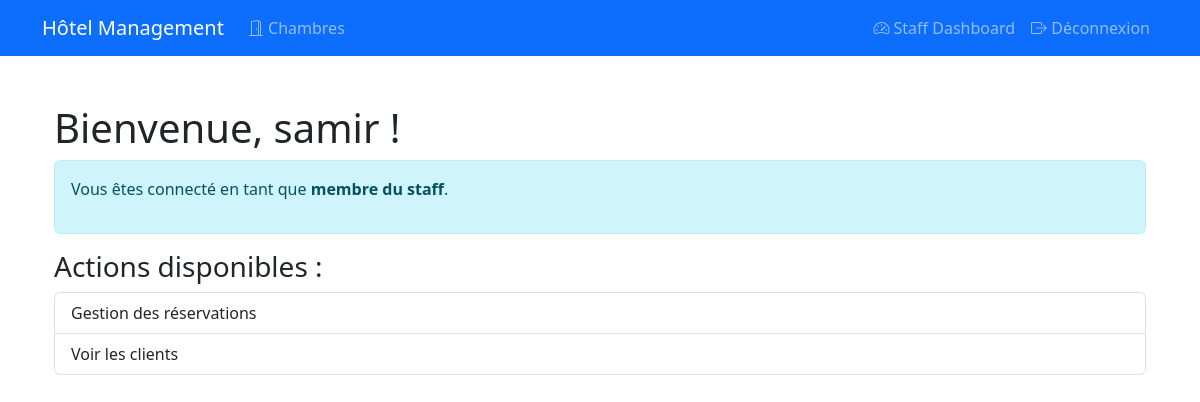
/dashboard/staff/ (signed in), run on an earlier commit of the app's database.
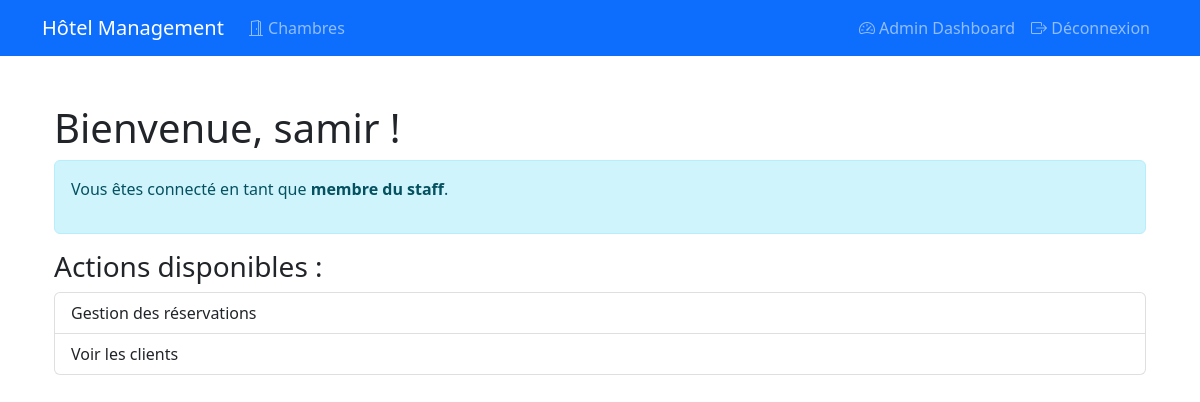
And on a later commit of the database.
### dashboard/views.py (the view)
# urls.py: path('staff/', views.staff_dashboard, name='staff_dashboard'),
@login_required
def staff_dashboard(request):
    return render(request, 'dashboard/dashboard_staff.html', {'user': request.user})

### dashboard/templates/dashboard/dashboard_staff.html
{% extends 'base.html' %}
{% block content %}
<div class="container mt-5">
    <h1>Bienvenue, {{ user.username }} !</h1>
    <div class="alert alert-info">
        <p>Vous êtes connecté en tant que <strong>membre du staff</strong>.</p>
    </div>
    <div class="staff-actions">
        <h3>Actions disponibles :</h3>
        <div class="list-group">
            <a href="#" class="list-group-item list-group-item-action">
                Gestion des réservations
            </a>
            <a href="#" class="list-group-item list-group-item-action">
                Voir les clients
            </a>
        </div>
    </div>
</div>
{% endblock %}

What changed in the data, as far as the page shows it:
changed CustomUser "samir": role "staff" → "admin" (drawn)
Also different on the page:
text no longer shown: "Staff Dashboard"
text now shown: "Admin Dashboard"
